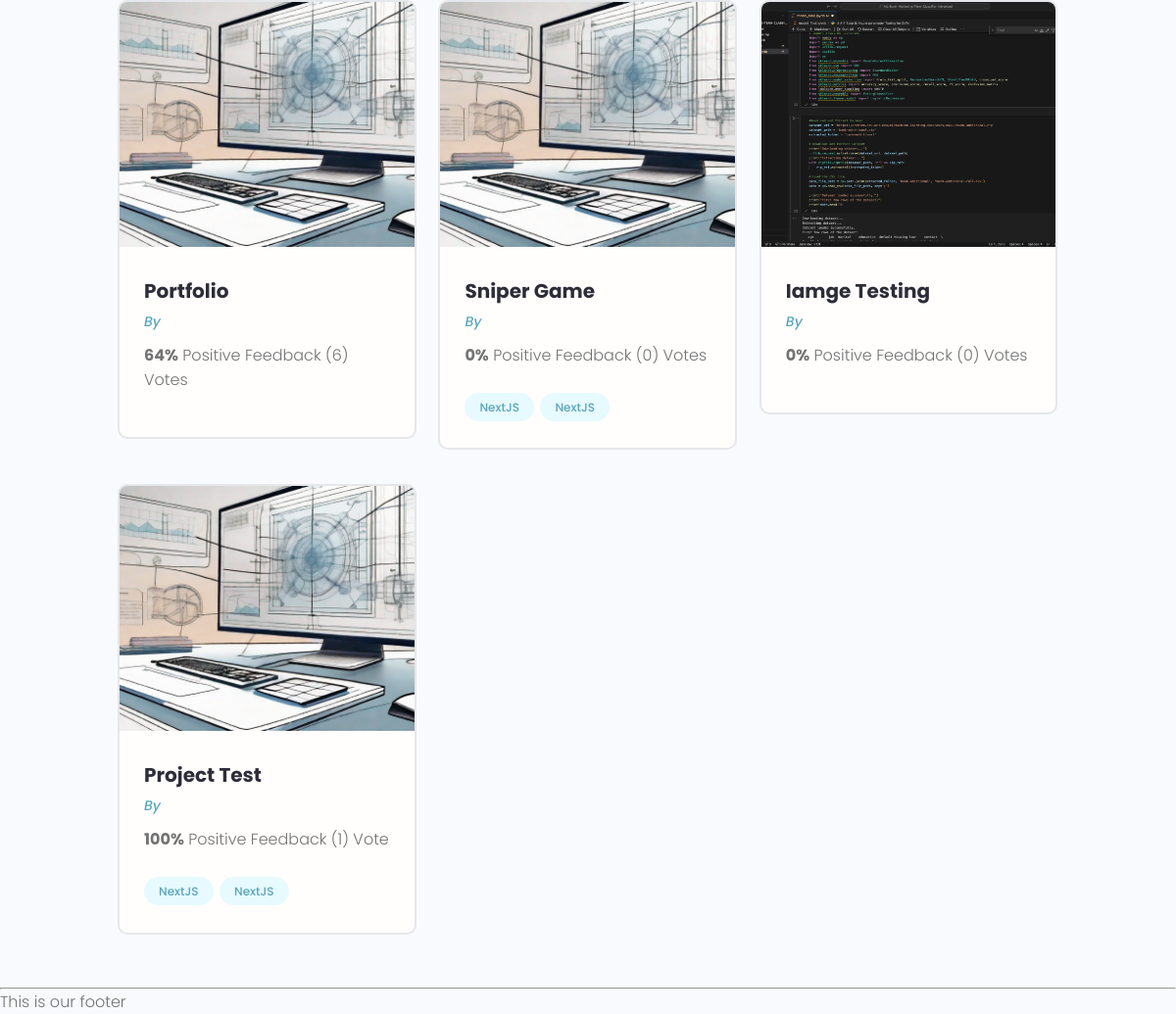
The app's page /projects/ (lower part), older data.
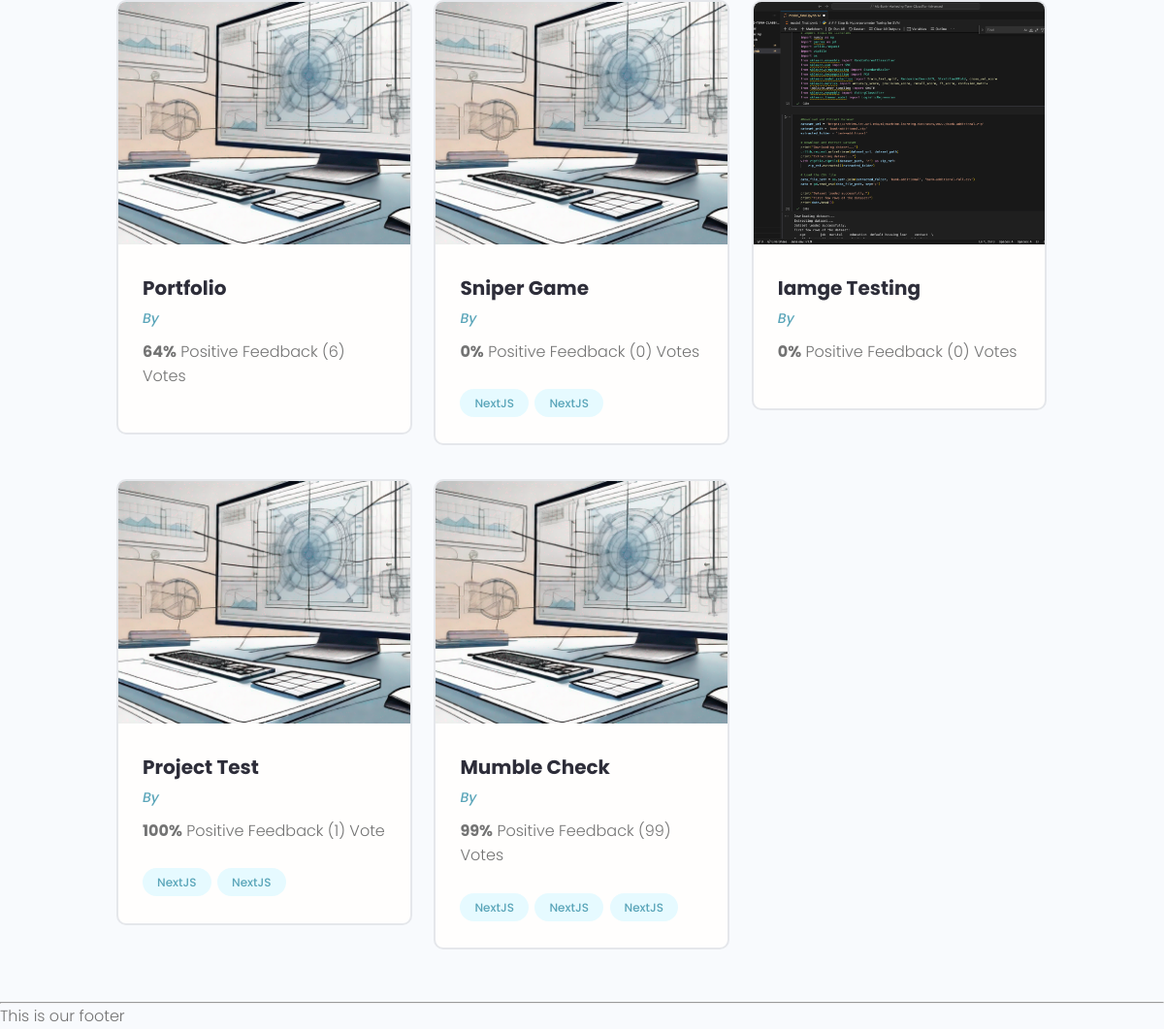
The same page, newer data.
### projects/models.py (models this page shows, shortened)
class Project(models.Model):
    owner = models.ForeignKey(Profile, null=True, blank=True, on_delete=models.SET_NULL)
    title = models.CharField(max_length=200)
    description = models.TextField(null=True, blank =True) #NULL by default is false, this is not a required field.
    featured_image = models.ImageField(null=True, blank=True, default='default.png') #Setting default image if user doesn't upload the image
    demo_link = models.CharField(max_length=2000, null=True, blank=True)
    source_link = models.CharField(max_length=2000, null=True, blank = True)
    tags = models.ManyToManyField('Tag', blank= True)
    vote_total = models.IntegerField(default=0, null=True, blank =True)
    vote_ratio = models.IntegerField(default=0, null = True, blank = True)
    created = models.DateTimeField(auto_now_add=True) #Timestamp and Datae, and also add manually, but this will add automatically
    id = models.UUIDField(default=uuid.uuid4, unique=True, primary_key=True, editable=False)

class Tag(models.Model):
    name = models.CharField(max_length=200)
    created = models.DateTimeField(auto_now_add=True) #Timestamp and Datae, and also add manually, but this will add automatically
    id = models.UUIDField(default=uuid.uuid4, unique=True, primary_key=True, editable=False)

### projects/views.py (the view)
# urls.py: path('projects/', include('projects.urls')),
def projects(request):
    projects = Project.objects.all()
    context ={'projects': projects}
    return render(request, 'projects/projects.html', context)

### projects/templates/projects/projects.html (shortened to what this page needs)
{% extends 'main.html' %}
{% block content %}
<main class="projects">
    <section class="projectsList">
      <div class="container">
        <div class="grid grid--three">
            {% for project in projects %}
          <div class="column">
            <div class="card project">
              <a href="{%url 'project' project.id %}" class="project">
                <img class="project__thumbnail" src="{{project.featured_image.url}}" alt="project thumbnail" />
                <div class="card__body">
                  <h3 class="project__title">{{project.title}}</h3>
                  <p><a class="project__author" href="{%url 'project' project.id %}">By {{project.owner.name}}</a></p>
                  <p class="project--rating">
                    <span style="font-weight: bold;">{{project.vote_ratio}}%</span> Positive Feedback ({{project.vote_total}}) Vote{{project.vote_total|pluralize:"s"}}
                  </p>
                  <div class="project__tags">
                    {% for tag in project.tags.all %}
                    <span class="tag tag--pill tag--main">
                      <small>NextJS</small>
                    </span>
                    {% endfor %}
                  </div>
                </div>
              </a>
            </div>
          </div>
          {% endfor %}
          </div>
        </div>
    </section>
  </main>
<br>
{% endblock content %}

### templates/main.html (shortened to what this page needs)
<!DOCTYPE html>
{% load static %}
<html lang="en">
<head>
  <link rel="stylesheet" href="https://cdn.iconmonstr.com/1.3.0/css/iconmonstr-iconic-font.min.css" />
  <link rel="stylesheet" href="{%static 'uikit/styles/uikit.css' %}" />
  <link rel="stylesheet" href="{%static 'styles/app.css' %}" />
</head>
<body>
    {% block content %}
    {% endblock content %}
    <hr>
    <p>This is our footer</p>
</body>
</html>

### templates/navbar.html (shortened to what this page needs)
{% load static %}

### static/styles/app.css (style rules this page uses)
:root { --color-sub: #2d2d39; }
.card { border: 2px solid var(--color-light); }
img { width: 100%; }
.project__author { font-size: 1.4rem; font-style: italic; }
.project--rating { margin-bottom: 1.6em; margin-top: .5em; }
.projectsList { margin-top: 8rem; }
.project__thumbnail { height: 25rem; object-fit: cover; object-position: top center; }
.project__title { font-size: 2rem; font-weight: 700; color: var(--color-sub); }

### static/uikit/styles/modules/_variables.css (style rules this page uses)
:root { --color-main: #5aa5b9; --color-main-light: #e6faff; --color-sub: #3f4156; --color-sub-light: #51546e; --color-sub-lighter: #ededfd; --color-text: #737373; --color-gray: #8b8b8b; --color-light: #e5e7eb; --color-light-gray: #767676; --color-bg: #f8fafd; --color-white: #fffefd; --color-white-light: #f3f3f3; --color-success: #359e64; --color-success-bg: #def8e8; --color-error: #fc4b0b; --color-error-bg: #fff2ee; --font-base: 'Poppins', arial, helvetica, 'Segoe UI', roboto, ubuntu, sans-serif; --font-monospace: 'Fira Code', 'Courier New', courier, monospace; --font-regular: 300; --font-medium: 500; --font-bold: 700; --generic-shadow: 1px 1px 5px #00000010; --generic-transition: all 0.3s ease-in-out; }

### static/uikit/styles/modules/_base.css (style rules this page uses)
* { margin: 0; padding: 0; box-sizing: border-box; text-rendering: optimizeLegibility; color: inherit; font-size: inherit; }
html { font-size: 50%; }
@media only screen and (min-width: 480px) { html { font-size: 56.25%; } }
@media only screen and (min-width: 1200px) { html { font-size: 62.5%; } }
body { line-height: 1.6; font-weight: 400; font-size: 1.5rem; color: var(--color-text); background-color: var(--color-bg); min-height: 100vh; }

### static/uikit/styles/modules/_typography.css (style rules this page uses)
* { font-family: var(--font-base); }
h3 { font-size: 3.2rem; font-weight: var(--font-medium); }
p, span, strong { font-size: 1.6rem; color: var(--color-text); font-weight: var(--font-regular); }
a { padding-bottom: 2px; text-decoration: none; display: inline-block; color: var(--color-main); font-weight: var(--font-medium); }

### static/uikit/styles/modules/_utilities.css (style rules this page uses)
.container { width: 92%; max-width: 165rem; margin: 0 auto; box-sizing: border-box; }
@media screen and (min-width: 1000px) { .container { width: 90%; } }
@media screen and (min-width: 1200px) { .container { width: 80%; } }

### static/uikit/styles/modules/_card.css (style rules this page uses)
.card { border-radius: 1rem; background-color: var(--color-white); border: 1.5px solid var(--color-light); width: auto; height: auto; margin-top: 0.5rem; margin-bottom: 0.5rem; overflow: hidden; }
.card__body, .card__header { padding: 2rem 2.5rem; }

### static/uikit/styles/modules/_tag.css (style rules this page uses)
.tag { display: inline-flex; align-items: center; background-color: var(--color-sub); height: -webkit-fit-content; height: -moz-fit-content; height: fit-content; width: -webkit-fit-content; width: -moz-fit-content; width: fit-content; border-radius: 0.5rem; padding: 0.5rem 1.5rem; font-size: 1.2rem; cursor: pointer; }
.tag:not(:last-child) { margin-right: 0.25rem; margin-bottom: 0.75rem; }
.tag > small { color: var(--color-white); }
.tag--pill { border-radius: 5rem; }
.tag--main, .tag--main > small { background: var(--color-main-light); color: var(--color-main); font-weight: 500; }

### static/uikit/styles/modules/_grid.css (style rules this page uses)
.grid { display: flex; flex-wrap: wrap; justify-content: flex-start; align-items: stretch; }
.grid > .column { min-width: 28rem; margin-bottom: 2.5rem; }
.grid--three > .column { flex-basis: 100%; }
@media screen and (min-width: 800px) { .grid--three { margin-right: -2%; } }
@media screen and (min-width: 800px) { .grid--three > .column { margin-right: 2%; } }
@media screen and (min-width: 800px) { .grid--three > .column { flex-basis: 48%; } }
@media screen and (min-width: 1200px) { .grid--three { margin-right: -2.33%; } }
@media screen and (min-width: 1200px) { .grid--three > .column { margin-right: 2.33%; } }
@media screen and (min-width: 1200px) { .grid--three > .column { flex-basis: 31%; } }

Row changes from the older to the newer data that the page shows:
added Project: featured_image (placeholder picture), title "Mumble Check", vote_ratio "99", vote_total "99"
